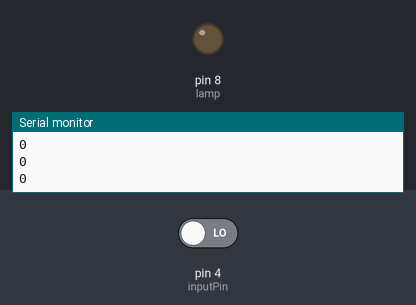
Bench run of a sketch on a simulated Arduino Uno, built with avr-gcc and run on an emulated ATmega328P. On the bench: output pins drawn as LEDs (lit = HIGH), the last lines printed to the serial monitor. The test bench sets the inputs (shaded band); at power-on: pin 4 (inputPin) LOW.

Above: at 1.8 s.
1.9 s: pin 4 (inputPin) driven HIGH
At 2.3 s:
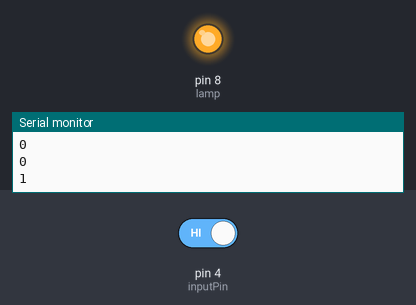
Timing chart, 0 to 4.9 s (numbered marks = the images above; inputs shaded):
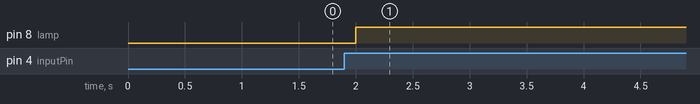

Measured:
- after the input at 1.9 s, pin 8 (lamp): LOW → HIGH after 0.10 s

The sketch:

motion-sensor.ino
```cpp
int lamp = 8; // relay pin
int inputPin = 4; // Motion sensor input pin
int val = 0; // variable for reading the pin status

void setup() {

pinMode(lamp, OUTPUT); // lamp as output

pinMode(inputPin, INPUT); // sensor as input

Serial.begin(9600);

}

void loop(){

val = digitalRead(inputPin); // read input value

Serial.println(val);

if( val== 1) {

digitalWrite(lamp,HIGH); // turn ON the lamp
delay(10000);
} else {

digitalWrite(lamp,LOW); // turn OFF the lamp
delay(500);
}

}
```
